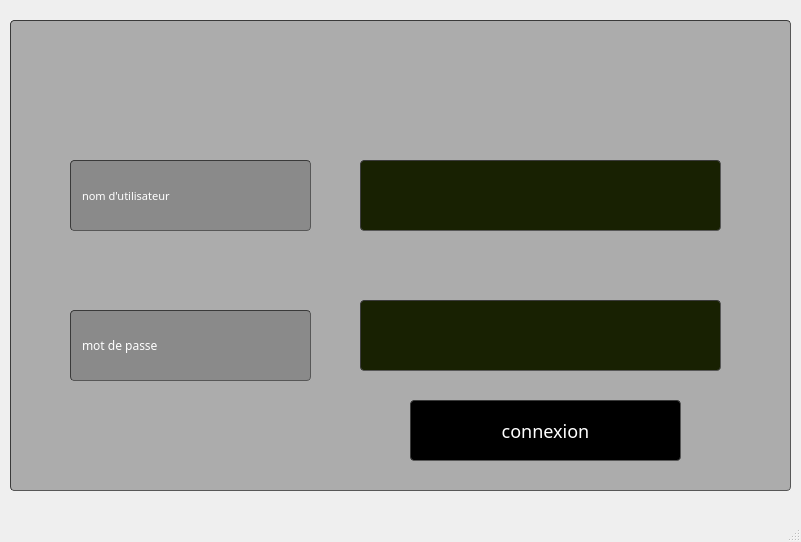
<?xml version="1.0" encoding="UTF-8"?>
<ui version="4.0">
 <class>MainWindow</class>
 <widget class="QMainWindow" name="MainWindow">
  <property name="geometry">
   <rect>
    <x>0</x>
    <y>0</y>
    <width>801</width>
    <height>542</height>
   </rect>
  </property>
  <property name="windowTitle">
   <string>MainWindow</string>
  </property>
  <widget class="QWidget" name="centralwidget">
   <widget class="QLabel" name="label_46">
    <property name="geometry">
     <rect>
      <x>0</x>
      <y>0</y>
      <width>801</width>
      <height>541</height>
     </rect>
    </property>
    <property name="styleSheet">
     <string notr="true">border-image: url(:/img/img/lagou.jpg);</string>
    </property>
    <property name="text">
     <string/>
    </property>
   </widget>
   <widget class="QWidget" name="widget_2" native="true">
    <property name="geometry">
     <rect>
      <x>10</x>
      <y>20</y>
      <width>781</width>
      <height>471</height>
     </rect>
    </property>
    <property name="styleSheet">
     <string notr="true">
border-width: 1px; border-radius: 4px;
	border-color: rgb(58, 58, 58);
	border-style: inset;
	padding: 0 8px;
	color: rgb(255, 255, 255);
	
background-color:rgba(105, 105, 105,0.5);
	selection-background-color:#ffffff;
	selection-color:#ffffff;
font: 75 8pt &quot;MS Shell Dlg 2&quot;;
font-family: century gothic;</string>
    </property>
    <widget class="QLabel" name="label_79">
     <property name="geometry">
      <rect>
       <x>60</x>
       <y>140</y>
       <width>241</width>
       <height>71</height>
      </rect>
     </property>
     <property name="font">
      <font>
       <family>century gothic</family>
       <pointsize>8</pointsize>
       <weight>9</weight>
       <italic>false</italic>
       <bold>false</bold>
      </font>
     </property>
     <property name="text">
      <string>nom d'utilisateur</string>
     </property>
    </widget>
    <widget class="QLabel" name="label_80">
     <property name="geometry">
      <rect>
       <x>60</x>
       <y>290</y>
       <width>241</width>
       <height>71</height>
      </rect>
     </property>
     <property name="text">
      <string>mot de passe</string>
     </property>
    </widget>
    <widget class="QLineEdit" name="lineEdit_nom_3">
     <property name="geometry">
      <rect>
       <x>350</x>
       <y>140</y>
       <width>361</width>
       <height>71</height>
      </rect>
     </property>
     <property name="styleSheet">
      <string notr="true">border-width: 1px; border-radius: 4px;
	border-color: rgb(58, 58, 58);
	border-style: inset;
	padding: 0 8px;
	color: rgb(255, 255, 255);
	
background-color: rgb(24, 33, 2);
	selection-background-color:#ffffff;
	selection-color:#ffffff</string>
     </property>
    </widget>
    <widget class="QLineEdit" name="lineEdit_pwd">
     <property name="geometry">
      <rect>
       <x>350</x>
       <y>280</y>
       <width>361</width>
       <height>71</height>
      </rect>
     </property>
     <property name="styleSheet">
      <string notr="true">border-width: 1px; border-radius: 4px;
	border-color: rgb(58, 58, 58);
	border-style: inset;
	padding: 0 8px;
	color: rgb(255, 255, 255);
	
background-color: rgb(24, 33, 2);
	selection-background-color:#ffffff;
	selection-color:#ffffff</string>
     </property>
     <property name="echoMode">
      <enum>QLineEdit::Password</enum>
     </property>
    </widget>
    <widget class="QPushButton" name="pushButton_27">
     <property name="geometry">
      <rect>
       <x>400</x>
       <y>380</y>
       <width>271</width>
       <height>61</height>
      </rect>
     </property>
     <property name="styleSheet">
      <string notr="true">font: 75 6pt &quot;MS Shell Dlg 2&quot;;
background-color:rgb(0, 0, 0);
border-radius: 4px;
	border-color: rgb(58, 58, 58);
	border-style: inset;
font-family: century gothic;
font-size: 18px;
color: rgb(255, 255, 255);


</string>
     </property>
     <property name="text">
      <string>connexion</string>
     </property>
    </widget>
   </widget>
  </widget>
  <widget class="QMenuBar" name="menubar">
   <property name="geometry">
    <rect>
     <x>0</x>
     <y>0</y>
     <width>801</width>
     <height>26</height>
    </rect>
   </property>
  </widget>
  <widget class="QStatusBar" name="statusbar"/>
 </widget>
 <resources/>
 <connections/>
</ui>
